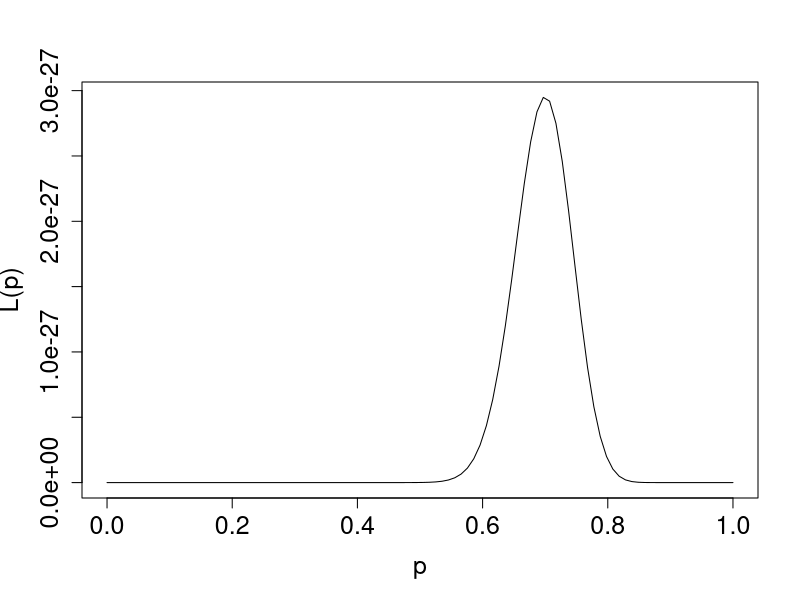

The R script that drew this image:
## ---- chunk 1
p = seq(0,1,length=100)
L= function(p){p^70 * (1-p)^30}
plot(p,L(p),ylab="L(p)",xlab="p",type="l",cex.axis=1.5, cex.lab=1.5)
